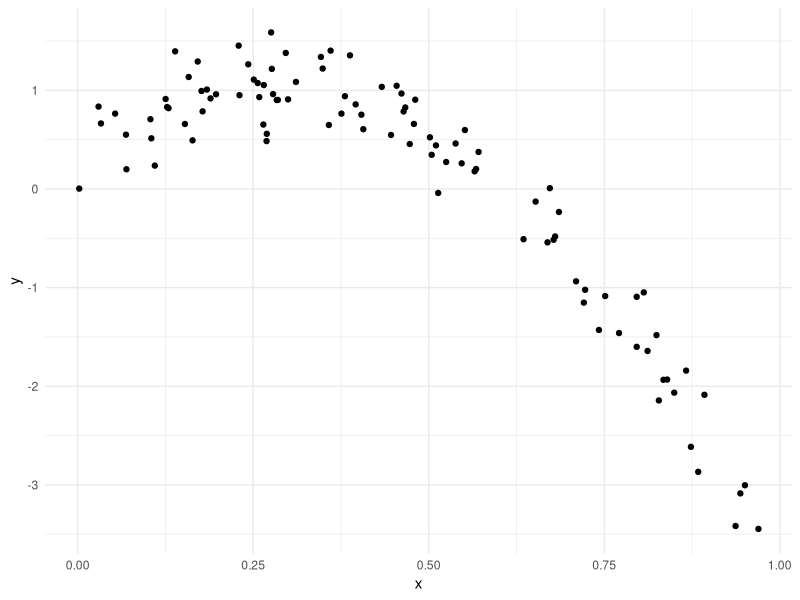

Generate this figure with R:
## ---- chunk 1
library(tidyverse)
library(modelr)
library(mgcv)

knitr::opts_chunk$set(
	echo = TRUE,
	warning = FALSE,
	fig.width = 8, 
  fig.height = 6,
  out.width = "90%"
)

theme_set(theme_minimal() + theme(legend.position = "bottom"))

options(
  ggplot2.continuous.colour = "viridis",
  ggplot2.continuous.fill = "viridis"
)

scale_colour_discrete = scale_color_viridis_d
scale_fill_discrete = scale_fill_viridis_d
## ---- chunk 2
nonlin_df = 
  tibble(
    id = 1:100,
    x = runif(100, 0, 1),
    y = 1 - 10 * (x - .3) ^ 2 + rnorm(100, 0, .3)
  )
## ---- chunk 3
nonlin_df %>% 
  ggplot(aes(x = x, y = y)) + 
  geom_point()
